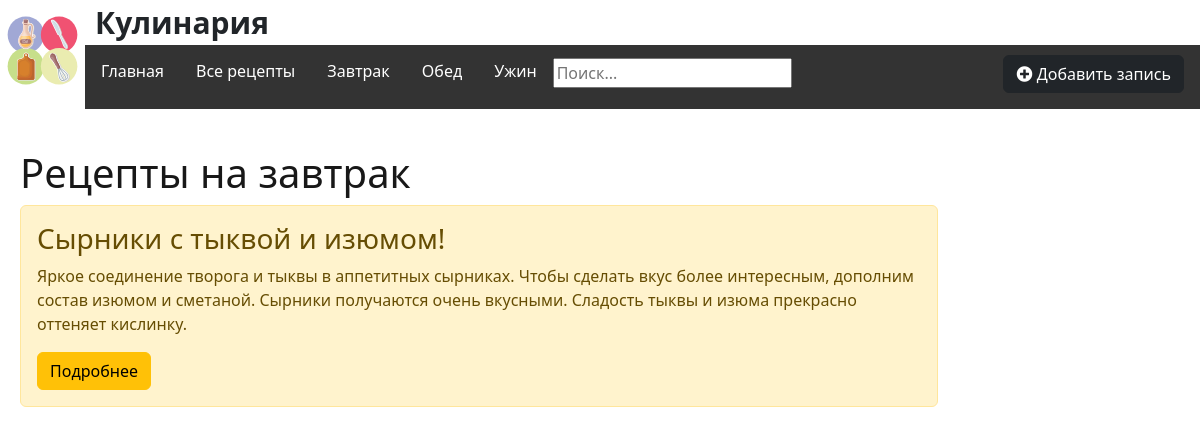
Screenshot of /recipes/breakfast with the database file from the repository.
### recipes/models.py (models this page shows, shortened)
class Articles(models.Model):
    title = models.CharField('Название', max_length = 50)
    anons = models.CharField('Анонс', max_length = 250)
    kategor = models.CharField('Категория', max_length = 50)
    prod = models.TextField('Продукты')
    full_text = models.TextField('Рецепт приготовления')
    class Meta:
        verbose_name = 'Рецепт'
        verbose_name_plural = 'Рецепты'

### recipes/views.py (the view)
# urls.py: path('breakfast', views.recipes_breakfast, name='recipes-breakfast'),
def recipes_breakfast(request):
    recipes_b = Articles.objects.filter(kategor="Завтрак")
    return render(request, 'recipes/recipes_breakfast.html', {'recipes_b': recipes_b})

### recipes/templates/recipes/recipes_breakfast.html (shortened to what this page needs)
{% extends 'main/layout.html' %}
{% block content %}
   <div class="features">
       <h1>Рецепты на завтрак</h1>
       {% for el in recipes_b %}
            <div class="alert alert-warning" >
                <h3>{{ el.title }}</h3>
                <p>{{ el.anons }}</p>
                <a href="{% url 'recipes-detail' el.id %}" class="btn btn-warning">Подробнее</a>
            </div>
       {% endfor %}
   </div>
{% endblock %}

### main/static/main/css/main.css (style rules this page uses)
body { background: ##FFFAFA; }
main .features { float: left; color: #181818; margin-top: 40px; text-align: left; width: 85%; margin-left: 20px; }
.alert-warning { float: left; clear: both; width: 90%; text-align: left; }

### rows the page displays
Articles: title "Сырники с тыквой и изюмом!", anons "Яркое соединение творога и тыквы в аппетитных сырниках. Чтобы сделать вкус более интересным, дополним состав изюмом и сметаной. Сырники получаются очень вкусными. Сладость тыквы и изюма прекрасно оттеняет кислинку."
